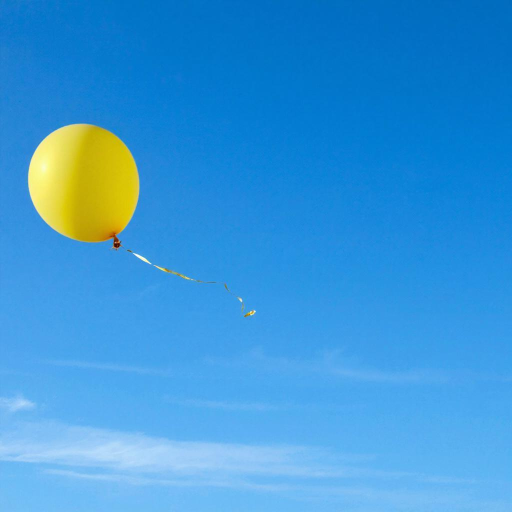
#> input picture images/balloon_morphology.jpg, 1024 x 1024 px (shown at 1/2 size)
$ jupyter execute --allow-errors 4_morphology.ipynb
#> lines starting #> are read from the running program, lines starting #| are printed output that depends on the picture; after the words box and inside, x2 and y2 are one past the last pixel; in counts of white or black regions, pixels touching at a corner belong together
[cell 1]
import cv2
def resize_with_aspect_ratio(image, width=None, height=None, inter=cv2.INTER_AREA):
    dim = None
    (h, w) = image.shape[:2]

    if width is None and height is None:
        return image

    if width is None:
        r = height / float(h)
        dim = (int(w * r), height)
    else:
        r = width / float(w)
        dim = (width, int(h * r))

    return cv2.resize(image, dim, interpolation=inter)

# Пример использования

[cell 2]
import cv2
import numpy as np

# Загрузка изображения
img = cv2.imread("images/balloon_morphology.jpg")
#> img is the input picture: shape (1024, 1024, 3); mean B, G, R 216.9, 151.5, 57.7

# Сглаживаем изображение, чтобы шум не мешал
blur = cv2.GaussianBlur(img, (7, 7), 0)

# Переводим в HSV
hsv = cv2.cvtColor(blur, cv2.COLOR_BGR2HSV)
#> hsv: shape (1024, 1024, 3); mean H, S, V 99.9, 199.9, 223.7


lower = np.array([15, 90, 90])
upper = np.array([40, 255, 255])
mask = cv2.inRange(hsv, lower, upper)
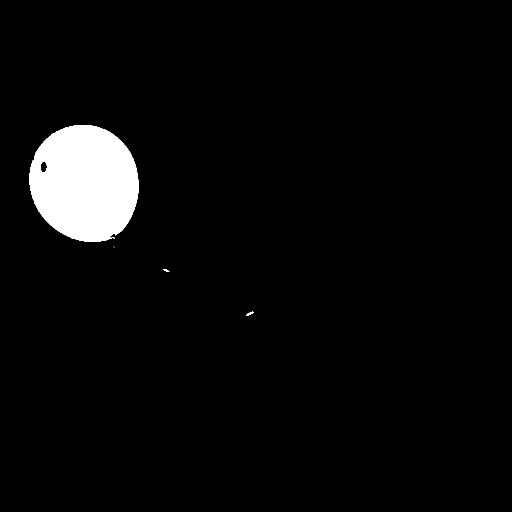
#> mask: shape (1024, 1024) (shown at 1/2 size); 3.8% white; 4 white regions (1 under 20 px), largest, box (x1, y1, x2, y2) and area: (59, 250, 277, 484) 39980, (492, 623, 507, 631) 55, (326, 538, 339, 543) 37


# УВЕЛИЧЕННОЕ ядро — убирает ленту
kernel = cv2.getStructuringElement(cv2.MORPH_ELLIPSE, (15, 15))

# Удаляем тонкие объекты (лента)
mask = cv2.morphologyEx(mask, cv2.MORPH_OPEN, kernel)
#> mask: shape (1024, 1024); 3.8% white; 1 white region, box (x1, y1, x2, y2) and area: (59, 250, 277, 484) 39928

# Заполняем шарик полностью
mask = cv2.morphologyEx(mask, cv2.MORPH_CLOSE, kernel)
#> mask: shape (1024, 1024); 3.8% white; 1 white region, box (x1, y1, x2, y2) and area: (59, 250, 277, 484) 40151


# Оставляем только объект интереса
result = cv2.bitwise_and(img, img, mask=mask)
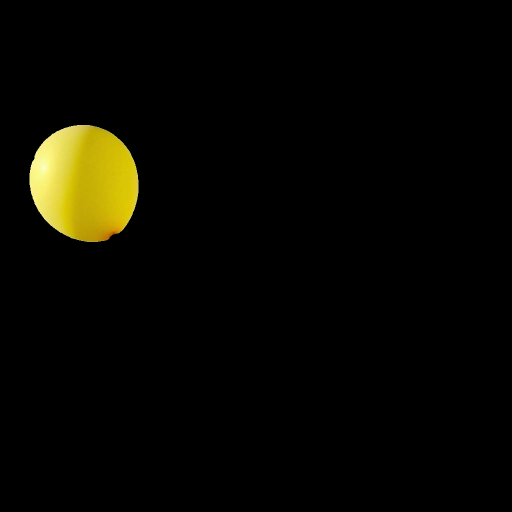
#> result: shape (1024, 1024, 3) (shown at 1/2 size); mean B, G, R 1.5, 7.5, 8.3


cv2.imshow("original", img)
cv2.imshow("mask_blur", mask)
cv2.imshow("result_blur", result)

cv2.waitKey(0)
cv2.destroyAllWindows()

Заполнить дырку, увеличить ядра,cv2.bitwise_and()

[cell 3]
import cv2
import numpy as np

img = cv2.imread("images/crystal_box.jpg")
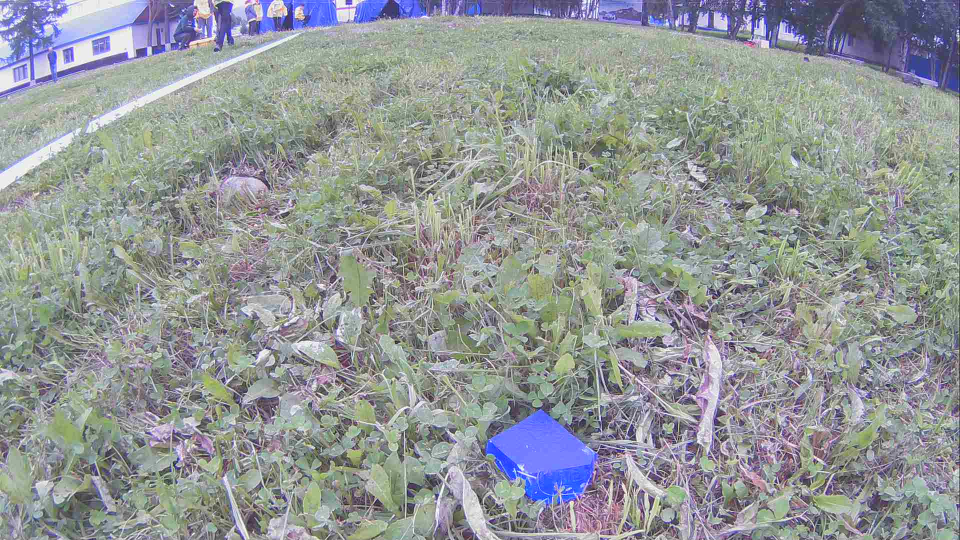
#> input picture images/crystal_box.jpg, 1920 x 1080 px (shown at 1/2 size)
#> img is the input picture: shape (1080, 1920, 3); mean B, G, R 151.3, 151.3, 146.8


# Переводим в HSV
hsv = cv2.cvtColor(blur, cv2.COLOR_BGR2HSV)

# Диапазон синего/фиолетового
lower = np.array([105, 40, 40])
upper = np.array([145, 255, 255])

# Создаем маску
mask = cv2.inRange(hsv, lower, upper)
#> mask: shape (1024, 1024); 0.33% white; 175 white regions (131 under 20 px), largest, box (x1, y1, x2, y2) and area: (430, 896, 450, 928) 346, (43, 898, 81, 909) 262, (479, 901, 507, 913) 203

# Морфология для устранения мелких шумов
kernel = cv2.getStructuringElement(cv2.MORPH_ELLIPSE, (7,7))
mask = cv2.morphologyEx(mask, cv2.MORPH_CLOSE, kernel)
#> mask: shape (1024, 1024); 0.39% white; 123 white regions (78 under 20 px), largest, box (x1, y1, x2, y2) and area: (43, 891, 92, 910) 391, (430, 895, 450, 928) 372, (479, 901, 507, 913) 212
mask = cv2.morphologyEx(mask, cv2.MORPH_OPEN, kernel)
#> mask: shape (1024, 1024); 0.16% white; 13 white regions, largest, box (x1, y1, x2, y2) and area: (430, 895, 449, 927) 360, (45, 891, 78, 909) 298, (480, 901, 506, 913) 200


resized_or = resize_with_aspect_ratio(img, width=500)
#> (the rest of this cell did not finish here and is left out)

сделать расширение для морфологии, сделать верх маски черным, поменять диапазон upper сделать меньше

[cell 4]
import cv2
import numpy as np

# Загрузка изображения
img = cv2.imread("images/crystal_box.jpg")


hsv = cv2.cvtColor(img, cv2.COLOR_BGR2HSV)
#> hsv: shape (1080, 1920, 3); mean H, S, V 71.8, 34.6, 161.7

lower = np.array([110, 0, 0], np.uint8)
upper = np.array([120, 255, 255], np.uint8)

mask = cv2.inRange(hsv, lower, upper)
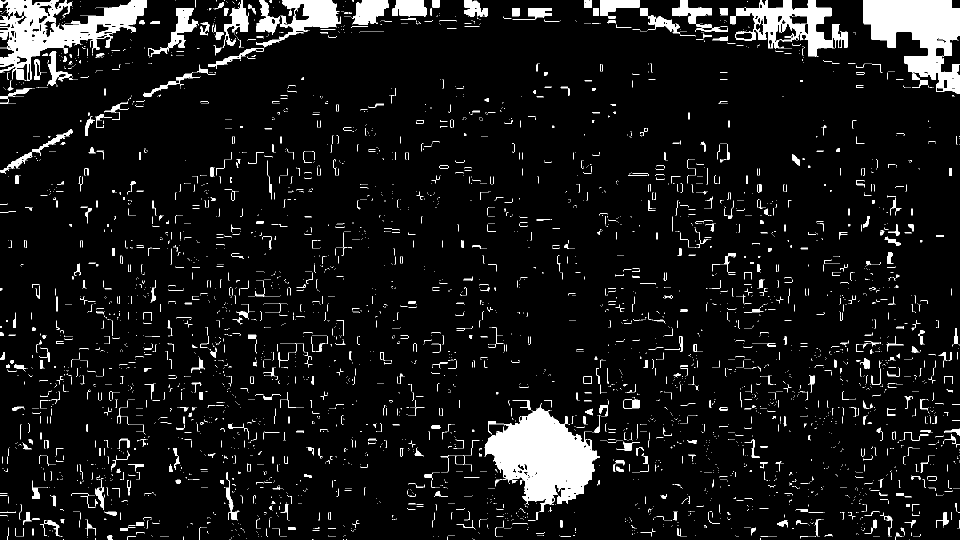
#> mask: shape (1080, 1920) (shown at 1/2 size); 7.4% white; 5741 white regions (5112 under 20 px), largest, box (x1, y1, x2, y2) and area: (969, 806, 1200, 1024) 26243, (1727, 0, 1920, 187) 20133, (0, 0, 294, 162) 17966


kernel_open = cv2.getStructuringElement(cv2.MORPH_ELLIPSE, (5, 5))
opened = cv2.morphologyEx(mask, cv2.MORPH_OPEN, kernel_open, iterations=3)
#> opened: shape (1080, 1920); 3.8% white; 34 white regions, largest, box (x1, y1, x2, y2) and area: (971, 816, 1193, 1003) 23211, (1727, 0, 1920, 152) 17924, (7, 0, 294, 130) 9784
opened[:200] = 0
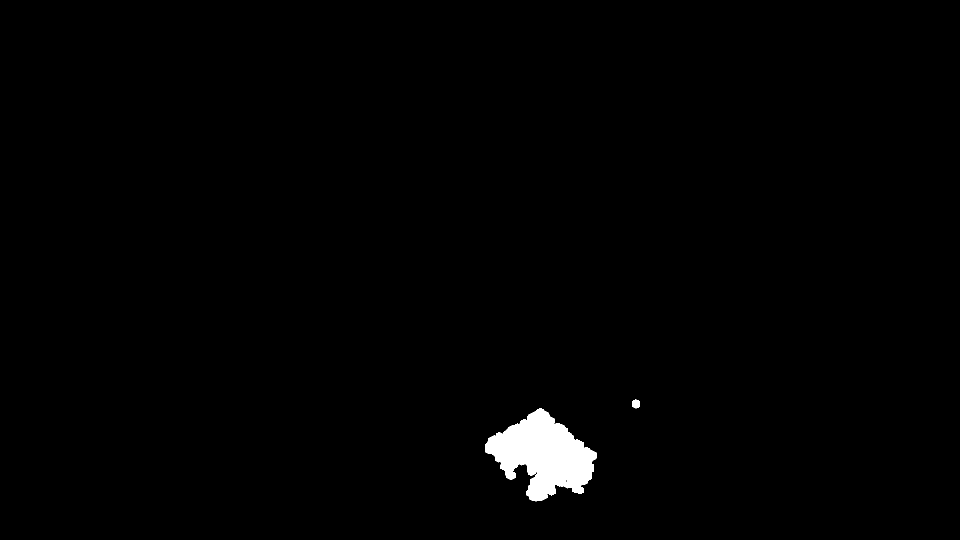
#> opened: shape (1080, 1920) (shown at 1/2 size); 1.1% white; 2 white regions, box (x1, y1, x2, y2) and area: (971, 816, 1193, 1003) 23211, (1264, 799, 1280, 817) 234

kernel_dilate = cv2.getStructuringElement(cv2.MORPH_ELLIPSE, (7, 7))
dilated = cv2.dilate(opened, kernel_dilate, iterations=3)
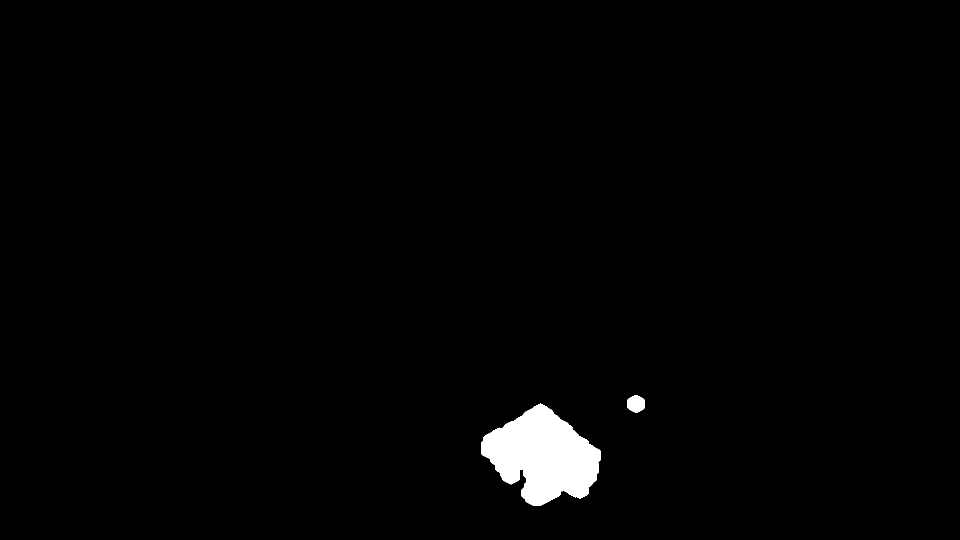
#> dilated: shape (1080, 1920) (shown at 1/2 size); 1.5% white; 2 white regions, box (x1, y1, x2, y2) and area: (962, 807, 1202, 1012) 30240, (1255, 790, 1289, 826) 948


result = cv2.bitwise_and(img, img, mask=dilated)
#> result: shape (1080, 1920, 3)


img = resize_with_aspect_ratio(img, width=500)
mask = resize_with_aspect_ratio(mask, width=500)
result = resize_with_aspect_ratio(result, width=500)
#> call 4 of resize_with_aspect_ratio, with width = 500, inter = 3
#> in resize_with_aspect_ratio (call 4), `return cv2.resize(image, dim, interpolation=inter)`:
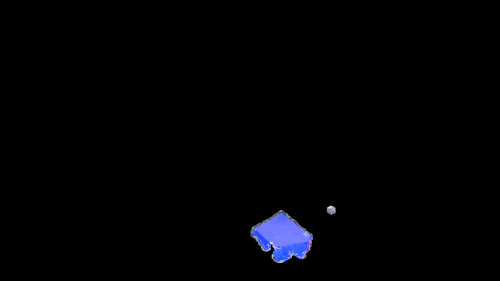
#> returned value: shape (281, 500, 3); mean of channels 0, 1, 2 3.5, 1.8, 1.6; drawn as B, G, R
cv2.imshow("original", img)
cv2.imshow("mask", mask)
cv2.imshow("result", result)

cv2.waitKey(0)
cv2.destroyAllWindows()

[cell 5]
import cv2
import numpy as np
import matplotlib.pyplot as plt


image_bgr = cv2.imread("images/crystal_box.jpg")

# Перевод в HSV
image_hsv = cv2.cvtColor(image_bgr, cv2.COLOR_BGR2HSV)

lower_blue = np.array([110, 0, 0], np.uint8)
upper_blue = np.array([120, 255, 255], np.uint8)

# Бинарная маска по цвету
color_mask = cv2.inRange(image_hsv, lower_blue, upper_blue)


# Убираем мелкий шум (OPEN)
kernel_open = cv2.getStructuringElement(cv2.MORPH_ELLIPSE, (5, 5))
mask_opened = cv2.morphologyEx(
    color_mask,
    cv2.MORPH_OPEN,
    kernel_open,
    iterations=5
)
#> mask_opened: shape (1080, 1920); 2.9% white; 22 white regions, largest, box (x1, y1, x2, y2) and area: (971, 818, 1193, 989) 21553, (1727, 0, 1920, 101) 14588, (566, 0, 675, 56) 3692

# Обнуляем верх изображения (не интересует)
mask_opened[:200] = 0
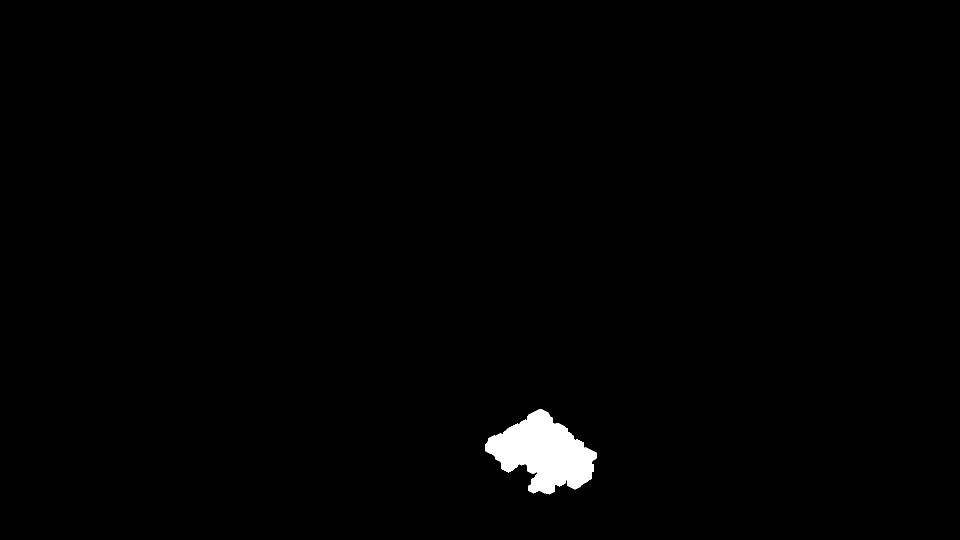
#> mask_opened: shape (1080, 1920) (shown at 1/2 size); 1% white; 1 white region, box (x1, y1, x2, y2) and area: (971, 818, 1193, 989) 21553

# Расширяем область объекта
kernel_dilate = cv2.getStructuringElement(cv2.MORPH_ELLIPSE, (11, 11))
mask_dilated = cv2.dilate(
    mask_opened,
    kernel_dilate,
    iterations=7
)
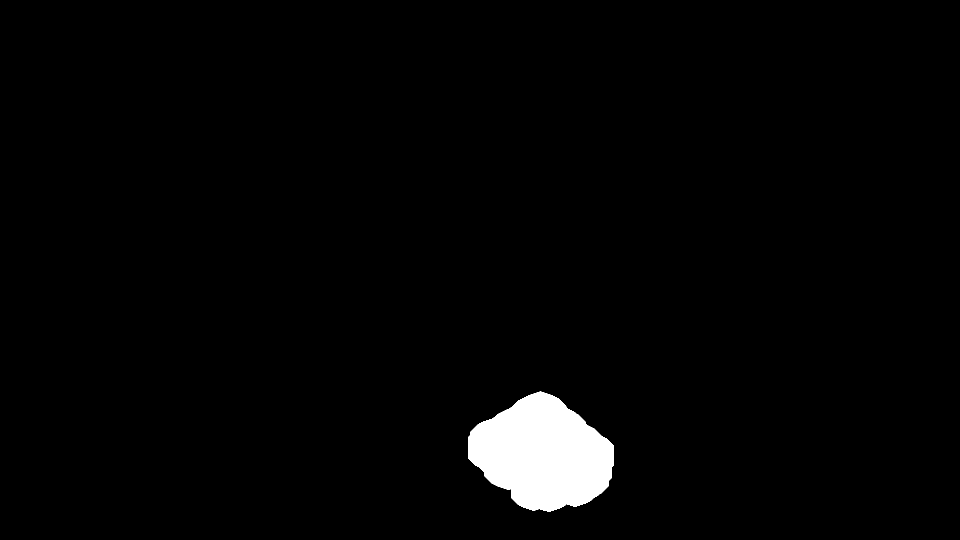
#> mask_dilated: shape (1080, 1920) (shown at 1/2 size); 2.3% white; 1 white region, box (x1, y1, x2, y2) and area: (936, 783, 1228, 1024) 48155


# Оставляем только объект интереса
result_masked = cv2.bitwise_and(
    image_bgr,
    image_bgr,
    mask=mask_dilated
)

fig, ax = plt.subplots(2, 1, figsize=(10, 10))

ax[0].imshow(cv2.cvtColor(result_masked, cv2.COLOR_BGR2RGB))
ax[0].set_title("Segmented Object")
ax[0].axis('off')

ax[1].imshow(mask_dilated, cmap='gray')
ax[1].set_title("Final Mask")
ax[1].axis('off')

plt.show()
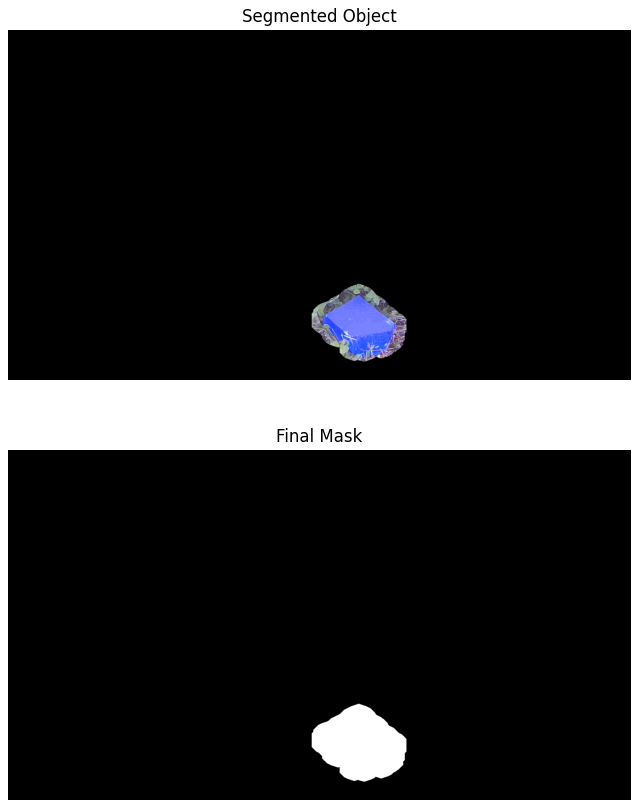
#> figure drawn by matplotlib, 2 panels
